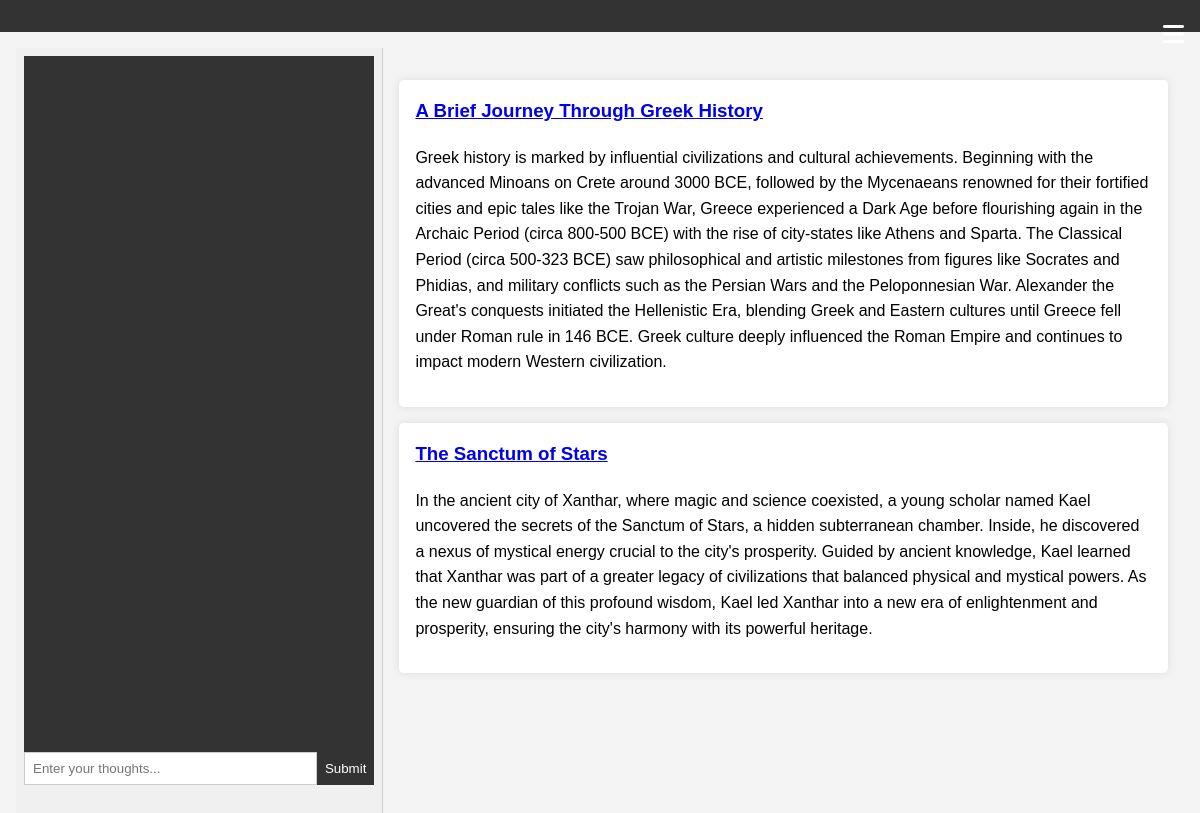
Page /user/1/articles on the earlier database version.
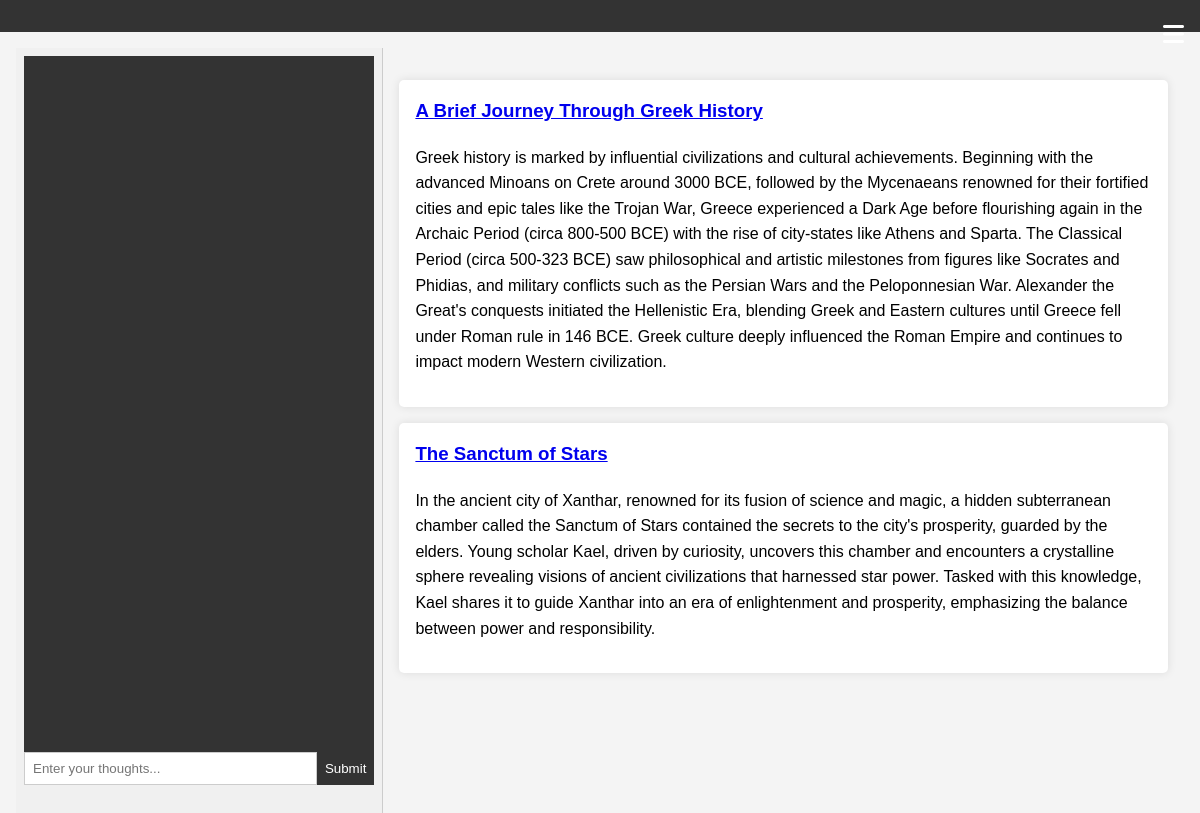
Same page on the later database version.
### tables this page shows
CREATE TABLE articles (
    id INTEGER PRIMARY KEY AUTOINCREMENT,
    title TEXT NOT NULL DEFAULT '',
    subtitle TEXT NOT NULL DEFAULT '',
    content TEXT NOT NULL DEFAULT '',
    tldr TEXT NOT NULL DEFAULT '',
    saved_title TEXT NOT NULL DEFAULT '',
    saved_subtitle TEXT NOT NULL DEFAULT '',
    saved_content TEXT NOT NULL DEFAULT '',
    author_id INTEGER NOT NULL,
    created TIMESTAMP DEFAULT CURRENT_TIMESTAMP,
    draft BOOLEAN DEFAULT TRUE,
    last_saved TIMESTAMP DEFAULT CURRENT_TIMESTAMP,
    blog_id INTEGER NOT NULL DEFAULT 0, evaluation TEXT NOT NULL DEFAULT '', score INTEGER NOT NULL DEFAULT 0,
    FOREIGN KEY (blog_id) REFERENCES blogs (id)
);

### app.py (the view)
@app.route('/user/<int:user_id>/articles', methods=('GET',))
def articles(user_id):
    conn = get_db_connection()
    articles = conn.execute('SELECT id, title, subtitle, tldr FROM articles WHERE author_id = ? AND DRAFT = FALSE', (user_id,)).fetchall()
    conn.close()
    return render_template('articles.html', articles=articles)

### data.py (called while the page is built)
def get_db_connection():
    conn = sqlite3.connect(DATABASE)
    conn.row_factory = sqlite3.Row
    return conn

### templates/articles.html
{% extends 'base.html' %}
{% block content %}
<ul>
  {% for article in articles %}
    <li>
      <h3><a href="{{ url_for('view_article', article_id=article.id) }}">{{ article.title }}</a></h3>
      <p>{{ article.tldr }}</p>
    </li>
  {% endfor %}
{% endblock %}

### templates/base.html (shortened to what this page needs)
<!DOCTYPE html>
<html lang="en">
<head>
    <link rel="stylesheet" href="{{ url_for('static', filename='style.css') }}">
    <link rel="stylesheet" href="https://cdnjs.cloudflare.com/ajax/libs/font-awesome/6.0.0-beta3/css/all.min.css">
</head>
<body>
    <header>
        <div class="menu-icon" aria-label="Menu" aria-expanded="false" aria-controls="menu" role="button" onclick="toggleMenu()">
            <i class="fas fa-bars"></i>
        </div>
    </header>
    <main>
        <div class="console">
            <div class="console-output" id="console-output"></div>
            <div class="console-input">
                <input type="text" id="console-input" placeholder="Enter your thoughts..." onkeydown="if(event.key === 'Enter') submitCommand()">
                <button onclick="submitCommand()">Submit</button>
            </div>
        </div>
        <div class="content">
            {% block content %}{% endblock %}
        </div>
    </main>
</body>
</html>

### static/style.css (style rules this page uses)
body { font-family: Arial, sans-serif; margin: 0; padding: 0; background-color: #f4f4f4; line-height: 1.6; }
header { background-color: #333; color: white; padding: 1rem; text-align: center; position: relative; }
h1, h2, h3 { margin-top: 0; }
ul { list-style: none; padding: 0; }
ul li { background-color: white; margin: 1rem 0; padding: 1rem; border-radius: 5px; box-shadow: 0 0 10px rgba(0, 0, 0, 0.1); }
.menu-icon { position: absolute; top: 1rem; right: 1rem; font-size: 24px; cursor: pointer; }

### templates/base.html (style rules this page uses)
body { display: flex; flex-direction: column; min-height: 100vh; margin: 0; }
header { display: flex; justify-content: space-between; align-items: center; padding: 1rem; background-color: #333; color: #fff; }
.menu-icon { position: absolute; top: 1rem; right: 1rem; font-size: 24px; cursor: pointer; }
main { display: flex; flex: 1; padding: 1rem; }
.content { flex: 2; padding: 1rem; }
.console { position: sticky; top: 10px; width: 30%; height: 100vh; overflow-y: auto; padding: 0.5rem; background-color: #f0f0f0; border-right: 1px solid #ccc; }
.console-output { background-color: #333; color: #fff; padding: 0.5rem; height: 85vh; }
.console-input { display: flex; }
.console-input input { flex: 1; padding: 0.5rem; border: 1px solid #ccc; }
.console-input button { padding: 0.5rem; background-color: #333; color: #fff; border: none; cursor: pointer; }

Differences in the rows shown:
changed articles "The Sanctum of Stars": tldr "…ancient city of Xanthar, where magic and science coexisted, a young scholar named Kael uncovered the secrets of the Sanctum of Stars, a hidden subterranean chamber. Inside, he discovered a nexus of mystical energy crucial to the city's prosperity. Guided by ancient knowledge, Kael learned that Xanthar was part of a greater legacy of civilizations that balanced physical and mystical powers. As the new guardian of this profound wisdom, Kael led Xanthar into a new era of enlightenment and prosperity, ensuring the city's harmony with its powerful heritage." → "…ancient city of Xanthar, renowned for its fusion of science and magic, a hidden subterranean chamber called the Sanctum of Stars contained the secrets to the city's prosperity, guarded by the elders. Young scholar Kael, driven by curiosity, uncovers this chamber and encounters a crystalline sphere revealing visions of ancient civilizations that harnessed star power. Tasked with this knowledge, Kael shares it to guide Xanthar into an era of enlightenment and prosperity, emphasizing the balance between power and responsibility."
